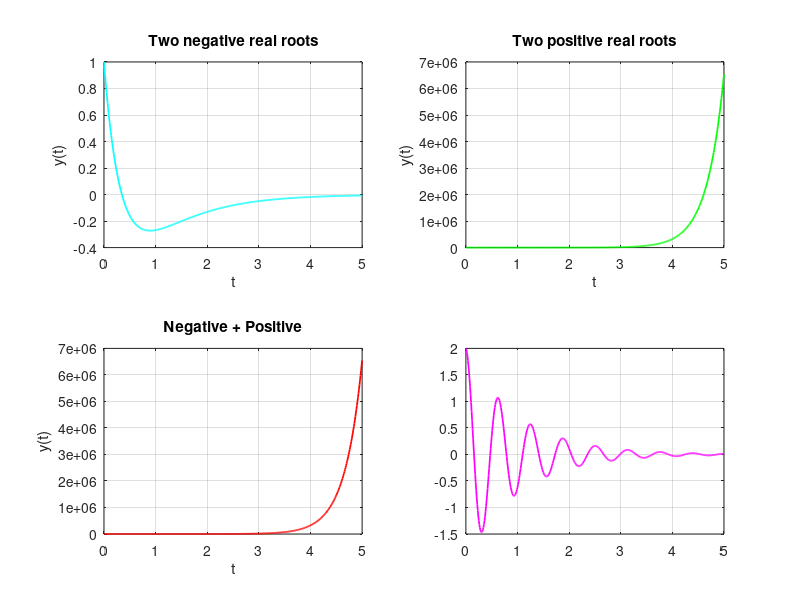

Here is the MATLAB script that generated this plot:
%Author: Mario Frakulla
%Date: 02/08/2018
clear all;
clc;
close all;
%% 2nd Order Homogenous DFQ with complex roots, computation
rOne = -3+4i;
rTwo = -3 - 4i; 
coefMat = [1 1; rOne rTwo];
freeMat = [2; 2];
solMat = inv(coefMat) * freeMat;
cOne = solMat(1);
cTwo = solMat(2);
t = 0: 0.01: 10; 
yt = cOne* exp(rOne*t)  + cTwo* exp(rTwo*t); 
figure(3)
plot(t, yt, 'Color', 'Blue', 'LineWidth', 1.25)
grid on 
xlabel('time')
ylabel('y(t)')
%% DFQ 2
clear all;
clc;
hold on
r1 = (-1/6) + i; %complex conjugate roots
r2 = (-1/6) - i;
alpha = (-1/6); % alpha + beta*i 
beta = 1;
matTwo = [1 0; alpha beta]; 
coefTwo = [0.7; 0.1];
solTwo = inv(matTwo) * coefTwo; 
d1 = solTwo(1);
d2 = solTwo(2);
tt = 0: 0.01:10;
ytt= (exp(alpha*tt)) .* (d1*cos(tt) + d2*sin(tt));
plot(tt, ytt, 'Color', 'Green', 'LineWidth', 1.25)
xlabel('t')
ylabel('y(t)')
hold off 
%% System Behavior
clear all;
clc;
close all;
% Two negative real roots
root1 = -1;
root = -3;
tt2= 0: 0.01:5;
ytt2 = 2*exp(-3*tt2) - exp(-tt2);
subplot(2,2, 1)
plot(tt2, ytt2, 'Color', 'Cyan', 'LineWidth', 1.25)
grid on 
xlabel('t')
ylabel('y(t)')
title('Two negative real roots')
subplot(2,2,2) 
%Two positive real roots
rootPos1 = 3;
rootPos2 = 1; 
ytt3 = 2* exp(3*tt2) - exp(tt2);
plot(tt2, ytt3, 'Color', 'Green', 'LineWidth', 1.25)
grid on
xlabel('t')
ylabel ('y(t)')
title('Two positive real roots')
%One negative, and one positive root
fey2 = -1;
fey = 3;
yf = 2*exp(3*tt2) - exp(-tt2);
subplot(2, 2, 3)
plot(tt2, yf, 'Color', 'Red', 'LineWidth', 1.25)
grid on
xlabel('t')
ylabel('y(t)')
title('Negative + Positive')
% Complex conjugate roots of the form -alpha +- beta*i
ytm = 2*exp(-tt2) .* cos(10*tt2);
subplot(2, 2, 4)
plot(tt2, ytm, 'Color', 'Magenta', 'LineWidth', 1.25)
grid on 



